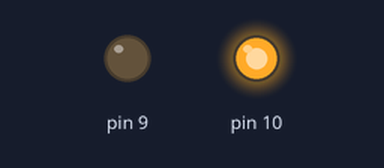
Recording of a sketch running on a simulated Arduino Uno, built with avr-gcc and run on an emulated ATmega328P. Parts: output pins drawn as LEDs (lit = HIGH).

Above: at 0.05 s.
At 6.45 s:
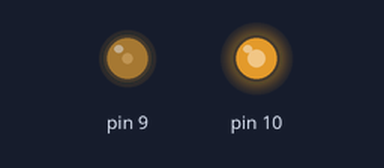
At 19.95 s:
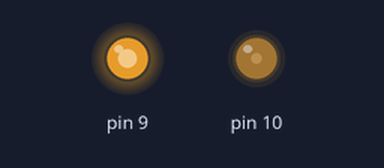
At 39.85 s:
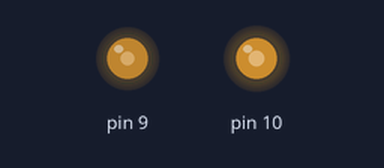
Timing chart, 0 to 40.0 s (numbered marks = the images above):
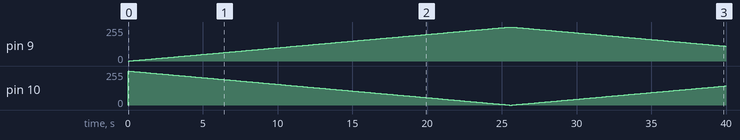

The sketch:

motor_test.ino
```cpp
int x;
void setup() {
  // put your setup code here, to run once:
pinMode(9,OUTPUT);
pinMode(10,OUTPUT);
}

void loop() {
  // put your main code here, to run repeatedly:
for(x=0; x<256 ;x++){
analogWrite(9,x);
analogWrite(10,255-x);
delay(100);
}
for(x=0; x<256 ;x++){
analogWrite(10,x);
analogWrite(9,255-x);
delay(100);
}


}
```

Measured:
- by itself, pin 9: rises from 0/255 to 255/255 in 25.4 s, then falls to 112/255 in 14.4 s
- by itself, pin 10: 0/255 → 255/255 at 0.00 s, → 254/255 0.10 s later, → 253/255 0.10 s later, → 252/255 0.10 s later, … (399 changes in this stretch)
